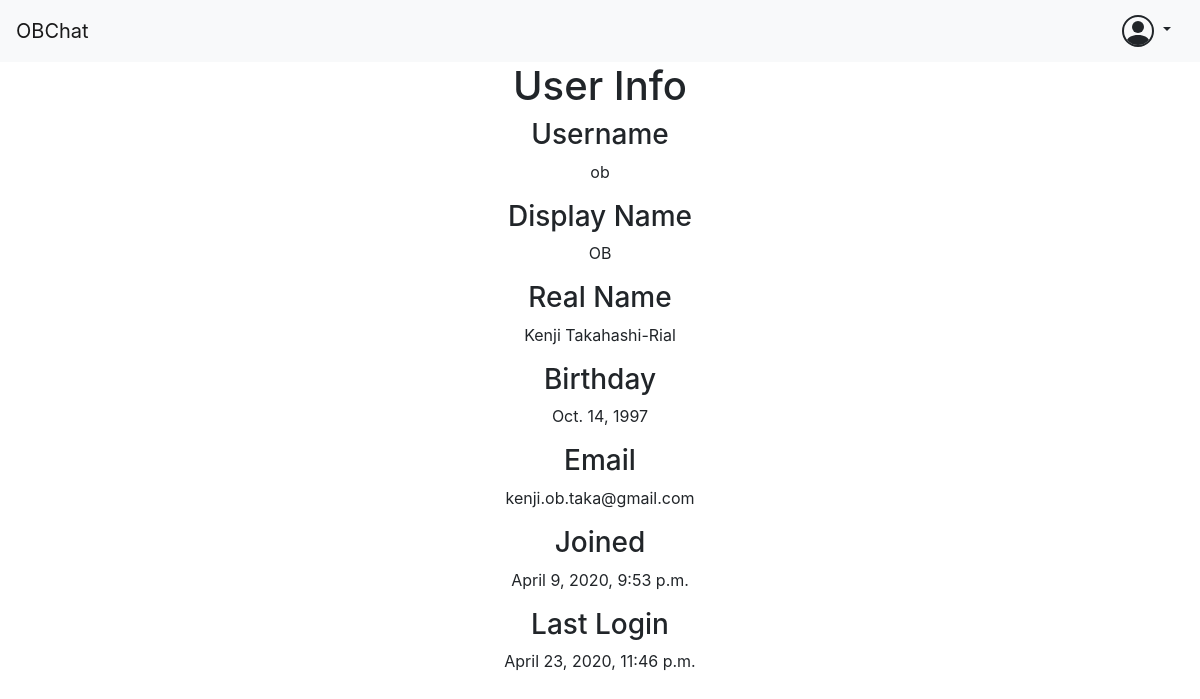
Screenshot of /OB/user/ob/ with the database file from the repository.
### OB/models.py (models this page shows, shortened)
class OBUser(AbstractUser):
    display_name = CharField(max_length=DISPLAY_NAME_MAX_LENGTH, null=True)
    birthday = DateField(null=True)
    is_anon = BooleanField(default=False)
    is_expelled = BooleanField(default=False)
    is_ob = BooleanField(default=False)

### OB/views/user.py (the view)
# urls.py: url(r"^user/(?P<username>[-\w]+)/$", user, name="OB-user")
def user(request, username):
    if request.method == "GET":
        user_object = try_get(OBUser, username=username)
        if user_object:
            template = "OB/user.html"
            context = {"user": user_object}
        else:
            template = "OB/not_user.html"
            context = {}
        return render(request, template, context)
    if request.method == "POST":
        return None
    return HttpResponse()

### OB/utilities/database.py (called while the page is built)
def try_get(model, **kwargs):
    try:
        return model.objects.get(**kwargs)
    except model.DoesNotExist:
        return None

### OB/templates/OB/user.html (shortened to what this page needs)
{% extends "OB/base.html" %}
{% block body %}
  <div class="row">
    <div class="mx-auto text-center">
      <h1>User Info</h1>
      {% if request.user.username == user.username %}
        <div id="edit-info">
          <h3>Username</h3>
          <p>{{ user.username }}</p>
          <h3>Display Name</h3>
          <p>{% if not user.display_name %} {{ user.username }} {% else %} {{ user.display_name }} {% endif %}</p>
          <h3>Real Name</h3>
          <p>{{ user.first_name }} {{ user.last_name }}</p>
          <h3>Birthday</h3>
          <p>{{ user.birthday }}</p>
          <h3>Email</h3>
          <p>{{ user.email }}</p>
          <h3>Joined</h3>
          <p>{{ user.date_joined }}</p>
          <h3>Last Login</h3>
          <p>{{ user.last_login }}</p>
        </div>
      {% else %}
        <div id="display-info">
          <h3>Username</h3>
          <p>{{ user.username }}</p>
          <h3>Display Name</h3>
          <p>{% if user.display_name is None %} {{ user.username }} {% else %} {{ user.display_name }} {% endif %}</p>
          <h3>Real Name</h3>
          <p>{{ user.first_name }} {{ user.last_name }}</p>
          <h3>Birthday</h3>
          <p>{{ user.birthday }}</p>
          <h3>Email</h3>
          <p>{{ user.email }}</p>
          <h3>Joined</h3>
          <p>{{ user.date_joined }}</p>
          <h3>Last Login</h3>
          <p>{{ user.last_login }}</p>
        </div>
      {% endif %}
    </div>
  </div>
{% endblock %}

### rows the page displays
OBUser: username "ob", display_name "OB", first_name "Kenji", last_name "Takahashi-Rial", birthday "Oct. 14, 1997", email "kenji.ob.taka@gmail.com", date_joined "April 9, 2020, 9:53 p.m.", last_login "April 23, 2020, 11:46 p.m."
